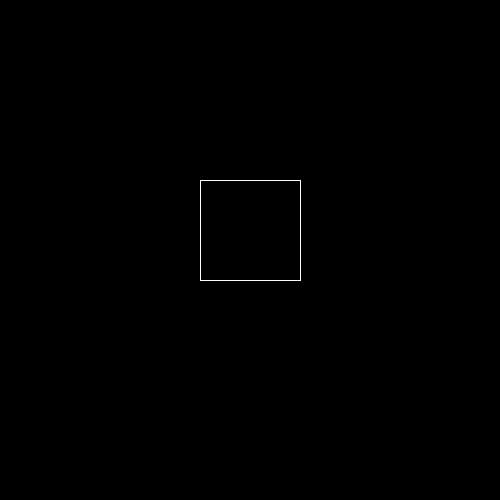
Frame 1 (no input)
Frame 60 (the mouse pressed at the canvas centre just before this capture): identical to frame 1, image omitted
Frame 120 (the mouse held since frame 60 and released just before this capture): identical to frame 1, image omitted

The Processing sketch that drew this single still picture (run headless with seeded random() and noise(); from frame 60 on, the mouse is pressed at the canvas centre):

// Processing sketch: OPD9_4
// ── OPD9_4.pde


void setup(){
  size(500,500);
  
}

void draw(){
  background(0);
  //rect(250,100,250,100);
  stroke(255);
  vierkant(200,180,100,100);
}

void vierkant( int x, int y, int w, int h){
  //top line
  line(x,y,x+w,y);
  //bottom line
  line(x,y+h,x+w,y+h);
  //left line
  line(x,y,x,y+h);
  //right line
  line(x+w,y,x+w,y+h);
}
